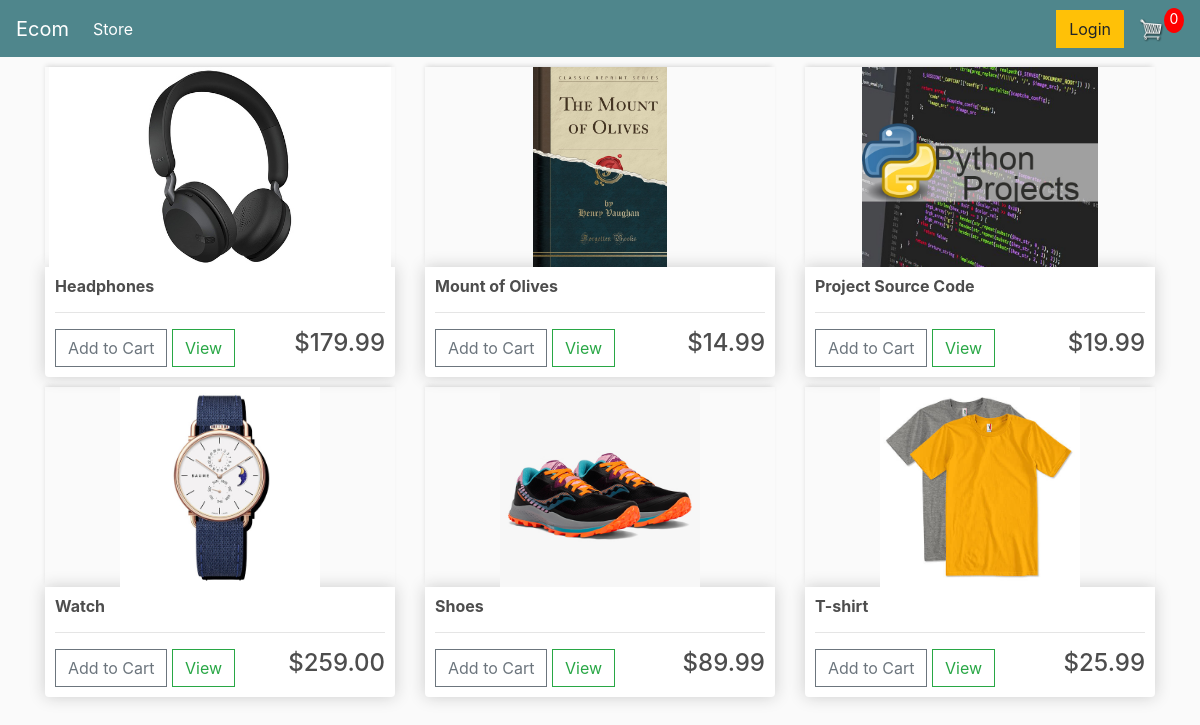
The page / on the database its author committed.
### store/models.py (models this page shows, shortened)
class Product(models.Model):
    name = models.CharField(max_length=200, null=True)
    price = models.FloatField()
    digital = models.BooleanField(default=False, null=True, blank=False)
    image = models.ImageField(null=True, blank=True)
    @property
    def imageURL(self):
        try:
            url = self.image.url
        except:
            url = 'static/images/placeholder.png'
        return url

### store/views.py (the view)
# urls.py: path('', include('store.urls')),
def store(request):
    products = Product.objects.all()
    context = {'products':products}
    return render(request, 'store/Store.html', context)

### store/templates/store/Store.html
{% extends 'store/Main.html' %}
{% load static %}
{% block content %}
<div class="row">
    {% for product in products %}
    <div class="col-lg-4">
        <img class="thumbnail" src="{{product.imageURL}}" style="object-fit: contain;">
        <div class="box-element product">
            <h6><strong>{{product.name}}</strong></h6>
            <hr>
            <button class="btn btn-outline-secondary add-btn">Add to Cart</button>
            <a class ="btn btn-outline-success"href="#">View</a>
            <h4 style="display: inline-block;float:right">${{product.price|floatformat:2}}</h4>
        </div>
    </div>
    {% endfor %}
</div>
{% endblock content %}

### store/templates/store/Main.html (shortened to what this page needs)
<!DOCTYPE html>
{% load static %}
<html>
<head>
    <link rel="stylesheet" href="https://stackpath.bootstrapcdn.com/bootstrap/4.4.1/css/bootstrap.min.css">
    <link rel="stylesheet" type="text/css" href="{% static 'css/main.css' %}">
</head>
<body>
    <nav class="navbar navbar-expand-lg navbar-dark bg-dark">
      <a class="navbar-brand" href="{% url 'store' %}">Ecom</a>
      <div class="collapse navbar-collapse" id="navbarSupportedContent">
        <ul class="navbar-nav mr-auto">
          <li class="nav-item active">
            <a class="nav-link" href="{% url 'store' %}">Store <span class="sr-only">(current)</span></a>
          </li>
        </ul>
          <div class="form-inline my-2 my-lg-0">
	     	<a href="#"class="btn btn-warning">Login</a>
	     	<a href="{% url 'cart' %}">
	    		<img  id="cart-icon" src="{% static 'images/cart.png' %}">
	    	</a>
	    	<p id="cart-total">0</p>
	    </div>
      </div>
    </nav>
    <div class="container">
        {% block content %}
        {% endblock content %}
    </div>
</body>
</html>

### static/css/main.css (style rules this page uses)
body { background-color: hsl(0, 0%, 98%); }
h1,h2,h3,h4,h5,h6 { color:hsl(0, 0%, 30%); }
.box-element { box-shadow:hsl(0, 0%, 80%) 0 0 16px; background-color: #fff; border-radius: 4px; padding: 10px; }
.thumbnail { width: 100%; height: 200px; -webkit-box-shadow: -1px -3px 5px -2px rgba(214,214,214,1); -moz-box-shadow: -1px -3px 5px -2px rgba(214,214,214,1); box-shadow: -1px -3px 5px -2px rgba(214,214,214,1); }
.product { border-radius: 0 0 4px 4px; }
.bg-dark { background-color: #4f868c!important; }
#cart-icon { width:25px; display: inline-block; margin-left: 15px; }
#cart-total { display: block; text-align: center; color:#fff; background-color: red; width: 20px; height: 25px; border-radius: 50%; font-size: 14px; }
.col-lg-4, .col-lg-6, .col-lg-8, .col-lg-12 { margin-top: 10px; }
.btn { border-radius: 0; }

### rows shown on the page
Product: imageURL (picture), name "Headphones", price "179.99"
Product: imageURL (picture), name "Mount of Olives", price "14.99"
Product: imageURL (picture), name "Project Source Code", price "19.99"
Product: imageURL (picture), name "Watch", price "259.00"
Product: imageURL (picture), name "Shoes", price "89.99"
Product: imageURL (picture), name "T-shirt", price "25.99"
